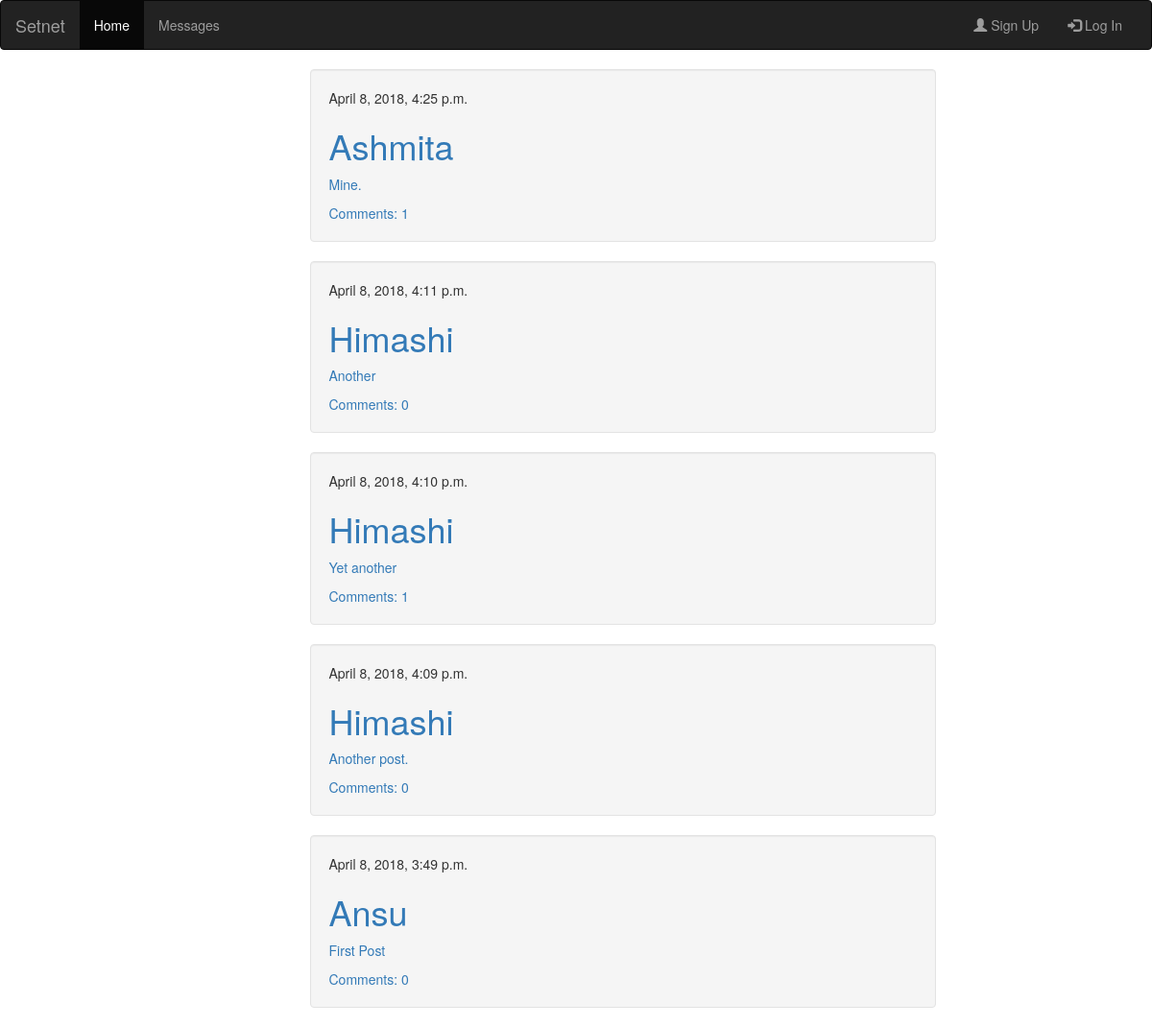
The page / on the database its author committed.
### upost/models.py (models this page shows, shortened)
class Post(models.Model):
    user = models.ForeignKey('auth.User', on_delete=models.CASCADE)
    text = models.TextField()
    created = models.DateTimeField(auto_now_add=True)
    modified = models.DateTimeField(auto_now=True)

### upost/views.py (the view)
# urls.py: path('', views.post_list, name='post_list'),
def post_list(request):
    posts = Post.objects.order_by('-created')   #To fetch data in reverse order of created
    return render(request, 'upost/post_list.html', {'posts': posts})

### upost/templates/upost/post_list.html
{% extends 'upost/base.html' %}
{% block content %}
    {% for post in posts %}
    <div class="row">
        <div class="col-sm-12">
            <div class="well">
                <div class="post">
                    <div class="date">
                        {{ post.created }}
                    </div>
                    <h1><a href="{% url 'profile' pk=post.user.pk %}">{{ post.user.first_name }}</a></h1>
                    <p><a href="{% url 'post_detail' pk=post.pk %}">{{ post.text|linebreaksbr }}</a></p>
                    <a href="{% url 'post_detail' pk=post.pk %}">Comments: {{ post.comments.count }}</a>
                </div>
            </div>
        </div>
    </div>
    {% endfor %}
{% endblock %}

### rows shown on the page
Post: created "April 8, 2018, 4:25 p.m.", user.first_name "Ashmita", text "Mine.", comments.count "1"
Post: created "April 8, 2018, 4:11 p.m.", user.first_name "Himashi", text "Another", comments.count "0"
Post: created "April 8, 2018, 4:10 p.m.", user.first_name "Himashi", text "Yet another", comments.count "1"
Post: created "April 8, 2018, 4:09 p.m.", user.first_name "Himashi", text "Another post.", comments.count "0"
Post: created "April 8, 2018, 3:49 p.m.", user.first_name "Ansu", text "First Post", comments.count "0"
